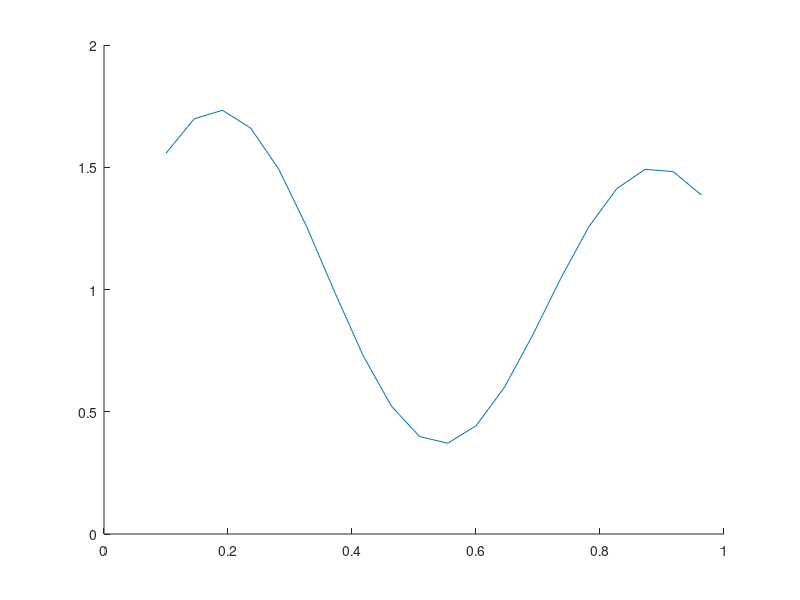

Source code (MATLAB):
x=0.1 : 1/22: 1;

ymok=(1+0.6*sin(2*pi*x/0.7))+(0.3*sin(2*pi*x))/2;
w_11=4.8927;
w_12=4.8592;
w_13=-6.5116;
w_14=-8.1709;
w_15=-8.2675;
w_21=-6.7059;
w_22=2.5556;
w_23=-4.2610;
w_24=4.9850;
w_25=-4.7097;
b_11=-5.6024;
b_12=0.4727;
b_13=-0.1885;
b_14=2.8452;
b_15=5.9143;
b_21=1.3108;
y_1=1./(1+exp(-x*w_11-b_11));
y_2=1./(1+exp(-x*w_12-b_12));
y_3=1./(1+exp(-x*w_13-b_13));
y_4=1./(1+exp(-x*w_14-b_14));
y_5=1./(1+exp(-x*w_15-b_15));
y=y_1*w_21+y_2*w_22+y_3*w_23+y_4*w_24+y_5*w_25+b_21;
%plot(x,ymok);
hold on
plot(x,y);